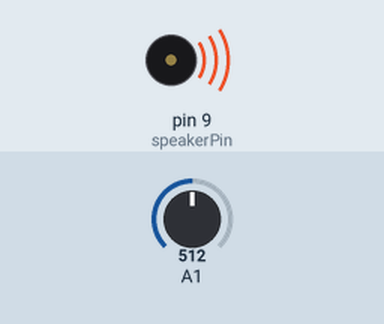
Bench run of a sketch on a simulated Arduino Uno, built with avr-gcc and run on an emulated ATmega328P. Parts: buzzer (waves = sounding). Inputs (shaded band) come from the test bench; at power-on: A1 = 512. Random numbers use the default seed unless the sketch sets one.

Above: at 1.3 s.
1.4 s: A1 set to 0
Timing chart, 0 to 3.3 s (numbered marks = the images above; inputs shaded):
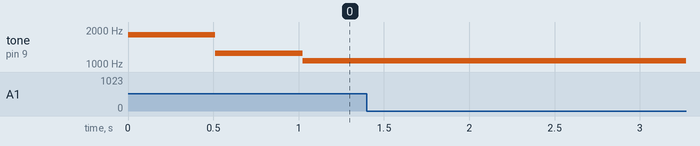

The sketch:

sounds_random.ino
```cpp
int speakerPin = 9;

void setup() {
  // Nothing needed!
}

void loop() {
  tone(speakerPin, random(3000));
  delay(analogRead(A1));


}
```
